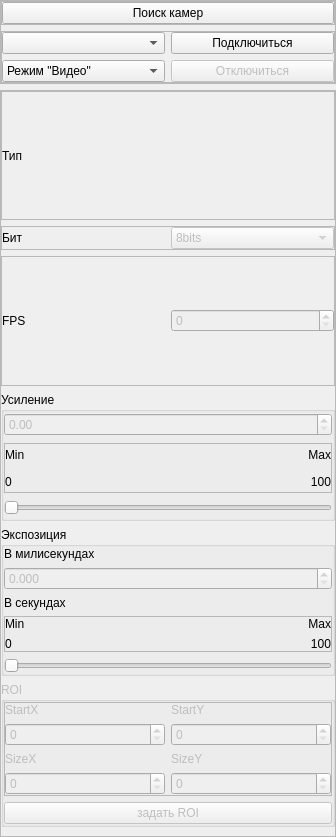
             <widget class="QWidget" name="cameraToolBoxPage">
              <property name="geometry">
               <rect>
                <x>0</x>
                <y>0</y>
                <width>336</width>
                <height>837</height>
               </rect>
              </property>
              <attribute name="label">
               <string>Управление</string>
              </attribute>
              <layout class="QVBoxLayout" name="verticalLayout_4">
               <property name="leftMargin">
                <number>0</number>
               </property>
               <property name="topMargin">
                <number>0</number>
               </property>
               <property name="rightMargin">
                <number>0</number>
               </property>
               <property name="bottomMargin">
                <number>0</number>
               </property>
               <item>
                <widget class="QFrame" name="cameraConnectionFrame">
                 <property name="sizePolicy">
                  <sizepolicy hsizetype="Preferred" vsizetype="Fixed">
                   <horstretch>0</horstretch>
                   <verstretch>0</verstretch>
                  </sizepolicy>
                 </property>
                 <property name="frameShape">
                  <enum>QFrame::StyledPanel</enum>
                 </property>
                 <property name="frameShadow">
                  <enum>QFrame::Raised</enum>
                 </property>
                 <layout class="QVBoxLayout" name="verticalLayout_5">
                  <property name="leftMargin">
                   <number>0</number>
                  </property>
                  <property name="topMargin">
                   <number>0</number>
                  </property>
                  <property name="rightMargin">
                   <number>0</number>
                  </property>
                  <property name="bottomMargin">
                   <number>0</number>
                  </property>
                  <item>
                   <widget class="QFrame" name="findCamerasFrame">
                    <property name="sizePolicy">
                     <sizepolicy hsizetype="Preferred" vsizetype="Fixed">
                      <horstretch>0</horstretch>
                      <verstretch>0</verstretch>
                     </sizepolicy>
                    </property>
                    <property name="frameShape">
                     <enum>QFrame::StyledPanel</enum>
                    </property>
                    <property name="frameShadow">
                     <enum>QFrame::Raised</enum>
                    </property>
                    <layout class="QVBoxLayout" name="verticalLayout_6">
                     <property name="leftMargin">
                      <number>0</number>
                     </property>
                     <property name="topMargin">
                      <number>0</number>
                     </property>
                     <property name="rightMargin">
                      <number>0</number>
                     </property>
                     <property name="bottomMargin">
                      <number>0</number>
                     </property>
                     <item>
                      <widget class="QPushButton" name="findCamerasButton">
                       <property name="text">
                        <string>Поиск камер</string>
                       </property>
                      </widget>
                     </item>
                    </layout>
                   </widget>
                  </item>
                  <item>
                   <widget class="QFrame" name="connectionFrame">
                    <property name="sizePolicy">
                     <sizepolicy hsizetype="Preferred" vsizetype="Fixed">
                      <horstretch>0</horstretch>
                      <verstretch>0</verstretch>
                     </sizepolicy>
                    </property>
                    <property name="frameShape">
                     <enum>QFrame::StyledPanel</enum>
                    </property>
                    <property name="frameShadow">
                     <enum>QFrame::Raised</enum>
                    </property>
                    <layout class="QGridLayout" name="gridLayout">
                     <property name="leftMargin">
                      <number>0</number>
                     </property>
                     <property name="topMargin">
                      <number>0</number>
                     </property>
                     <property name="rightMargin">
                      <number>0</number>
                     </property>
                     <property name="bottomMargin">
                      <number>0</number>
                     </property>
                     <item row="1" column="1">
                      <widget class="QPushButton" name="disconnectCameraButton">
                       <property name="enabled">
                        <bool>false</bool>
                       </property>
                       <property name="text">
                        <string>Отключиться</string>
                       </property>
                      </widget>
                     </item>
                     <item row="0" column="1">
                      <widget class="QPushButton" name="connectCameraButton">
                       <property name="text">
                        <string>Подключиться</string>
                       </property>
                      </widget>
                     </item>
                     <item row="0" column="0">
                      <widget class="QComboBox" name="cameraComboBox"/>
                     </item>
                     <item row="1" column="0">
                      <widget class="QComboBox" name="modeCameraComboBox">
                       <property name="enabled">
                        <bool>true</bool>
                       </property>
                       <property name="currentIndex">
                        <number>1</number>
                       </property>
                       <item>
                        <property name="text">
                         <string>Режим &quot;Фото&quot;</string>
                        </property>
                       </item>
                       <item>
                        <property name="text">
                         <string>Режим &quot;Видео&quot;</string>
                        </property>
                       </item>
                      </widget>
                     </item>
                    </layout>
                   </widget>
                  </item>
                 </layout>
                </widget>
               </item>
               <item>
                <widget class="QFrame" name="cameraControlFrame">
                 <property name="enabled">
                  <bool>true</bool>
                 </property>
                 <property name="sizePolicy">
                  <sizepolicy hsizetype="Preferred" vsizetype="Preferred">
                   <horstretch>0</horstretch>
                   <verstretch>0</verstretch>
                  </sizepolicy>
                 </property>
                 <property name="frameShape">
                  <enum>QFrame::StyledPanel</enum>
                 </property>
                 <property name="frameShadow">
                  <enum>QFrame::Raised</enum>
                 </property>
                 <layout class="QVBoxLayout" name="verticalLayout_8">
                  <property name="leftMargin">
                   <number>0</number>
                  </property>
                  <property name="topMargin">
                   <number>0</number>
                  </property>
                  <property name="rightMargin">
                   <number>0</number>
                  </property>
                  <item>
                   <widget class="QFrame" name="cameraTypeFrame">
                    <property name="frameShape">
                     <enum>QFrame::StyledPanel</enum>
                    </property>
                    <property name="frameShadow">
                     <enum>QFrame::Raised</enum>
                    </property>
                    <layout class="QHBoxLayout" name="horizontalLayout_5">
                     <property name="leftMargin">
                      <number>0</number>
                     </property>
                     <property name="topMargin">
                      <number>0</number>
                     </property>
                     <property name="rightMargin">
                      <number>0</number>
                     </property>
                     <property name="bottomMargin">
                      <number>0</number>
                     </property>
                     <item>
                      <widget class="QLabel" name="cameraTypeLabel">
                       <property name="enabled">
                        <bool>true</bool>
                       </property>
                       <property name="text">
                        <string>Тип</string>
                       </property>
                      </widget>
                     </item>
                     <item>
                      <widget class="QLabel" name="cameraTypeValueLabel">
                       <property name="text">
                        <string/>
                       </property>
                      </widget>
                     </item>
                    </layout>
                   </widget>
                  </item>
                  <item>
                   <widget class="QFrame" name="cameraBitFrame">
                    <property name="sizePolicy">
                     <sizepolicy hsizetype="Preferred" vsizetype="Fixed">
                      <horstretch>0</horstretch>
                      <verstretch>0</verstretch>
                     </sizepolicy>
                    </property>
                    <property name="frameShape">
                     <enum>QFrame::StyledPanel</enum>
                    </property>
                    <property name="frameShadow">
                     <enum>QFrame::Raised</enum>
                    </property>
                    <layout class="QHBoxLayout" name="horizontalLayout_2">
                     <property name="leftMargin">
                      <number>0</number>
                     </property>
                     <property name="topMargin">
                      <number>0</number>
                     </property>
                     <property name="rightMargin">
                      <number>0</number>
                     </property>
                     <property name="bottomMargin">
                      <number>0</number>
                     </property>
                     <item>
                      <widget class="QLabel" name="cameraBitLabel">
                       <property name="text">
                        <string>Бит</string>
                       </property>
                      </widget>
                     </item>
                     <item>
                      <widget class="QComboBox" name="cameraBitComboBox">
                       <property name="enabled">
                        <bool>false</bool>
                       </property>
                       <item>
                        <property name="text">
                         <string>8bits</string>
                        </property>
                       </item>
                       <item>
                        <property name="text">
                         <string>16bits</string>
                        </property>
                       </item>
                      </widget>
                     </item>
                    </layout>
                   </widget>
                  </item>
                  <item>
                   <widget class="QFrame" name="cameraFpsFrame">
                    <property name="frameShape">
                     <enum>QFrame::StyledPanel</enum>
                    </property>
                    <property name="frameShadow">
                     <enum>QFrame::Raised</enum>
                    </property>
                    <layout class="QHBoxLayout" name="horizontalLayout_4">
                     <property name="leftMargin">
                      <number>0</number>
                     </property>
                     <property name="topMargin">
                      <number>0</number>
                     </property>
                     <property name="rightMargin">
                      <number>0</number>
                     </property>
                     <property name="bottomMargin">
                      <number>0</number>
                     </property>
                     <item>
                      <widget class="QLabel" name="cameraFpsLabel">
                       <property name="text">
                        <string>FPS</string>
                       </property>
                      </widget>
                     </item>
                     <item>
                      <widget class="QSpinBox" name="cameraFpsSpinBox">
                       <property name="enabled">
                        <bool>false</bool>
                       </property>
                      </widget>
                     </item>
                    </layout>
                   </widget>
                  </item>
                  <item>
                   <widget class="QGroupBox" name="cameraGainGroupBox">
                    <property name="enabled">
                     <bool>true</bool>
                    </property>
                    <property name="title">
                     <string>Усиление</string>
                    </property>
                    <layout class="QVBoxLayout" name="verticalLayout_7">
                     <property name="leftMargin">
                      <number>0</number>
                     </property>
                     <property name="topMargin">
                      <number>0</number>
                     </property>
                     <property name="rightMargin">
                      <number>0</number>
                     </property>
                     <property name="bottomMargin">
                      <number>0</number>
                     </property>
                     <item>
                      <widget class="QDoubleSpinBox" name="cameraGainDSpinBox">
                       <property name="enabled">
                        <bool>false</bool>
                       </property>
                       <property name="sizePolicy">
                        <sizepolicy hsizetype="Preferred" vsizetype="Fixed">
                         <horstretch>0</horstretch>
                         <verstretch>0</verstretch>
                        </sizepolicy>
                       </property>
                       <property name="decimals">
                        <number>2</number>
                       </property>
                      </widget>
                     </item>
                     <item>
                      <widget class="QFrame" name="cameraGainMinMaxFrame">
                       <property name="enabled">
                        <bool>true</bool>
                       </property>
                       <property name="sizePolicy">
                        <sizepolicy hsizetype="Preferred" vsizetype="Fixed">
                         <horstretch>0</horstretch>
                         <verstretch>0</verstretch>
                        </sizepolicy>
                       </property>
                       <property name="maximumSize">
                        <size>
                         <width>16777215</width>
                         <height>50</height>
                        </size>
                       </property>
                       <property name="frameShape">
                        <enum>QFrame::StyledPanel</enum>
                       </property>
                       <property name="frameShadow">
                        <enum>QFrame::Raised</enum>
                       </property>
                       <layout class="QGridLayout" name="gridLayout_2">
                        <property name="leftMargin">
                         <number>0</number>
                        </property>
                        <property name="topMargin">
                         <number>0</number>
                        </property>
                        <property name="rightMargin">
                         <number>0</number>
                        </property>
                        <property name="bottomMargin">
                         <number>0</number>
                        </property>
                        <item row="4" column="1">
                         <widget class="QLabel" name="cameraGMaxValLabel">
                          <property name="text">
                           <string>100</string>
                          </property>
                          <property name="alignment">
                           <set>Qt::AlignRight|Qt::AlignTrailing|Qt::AlignVCenter</set>
                          </property>
                         </widget>
                        </item>
                        <item row="4" column="0">
                         <widget class="QLabel" name="cameraGMinValLabel">
                          <property name="text">
                           <string>0</string>
                          </property>
                         </widget>
                        </item>
                        <item row="1" column="1">
                         <widget class="QLabel" name="cameraGMaxLabel">
                          <property name="text">
                           <string>Max</string>
                          </property>
                          <property name="alignment">
                           <set>Qt::AlignRight|Qt::AlignTrailing|Qt::AlignVCenter</set>
                          </property>
                         </widget>
                        </item>
                        <item row="1" column="0">
                         <widget class="QLabel" name="cameraGMinLabel">
                          <property name="text">
                           <string>Min</string>
                          </property>
                         </widget>
                        </item>
                       </layout>
                      </widget>
                     </item>
                     <item>
                      <widget class="QSlider" name="cameraGainHSlider">
                       <property name="enabled">
                        <bool>false</bool>
                       </property>
                       <property name="orientation">
                        <enum>Qt::Horizontal</enum>
                       </property>
                      </widget>
                     </item>
                    </layout>
                   </widget>
                  </item>
                  <item>
                   <widget class="QGroupBox" name="cameraExposureGroupBox">
                    <property name="enabled">
                     <bool>true</bool>
                    </property>
                    <property name="title">
                     <string>Экспозиция</string>
                    </property>
                    <layout class="QVBoxLayout" name="verticalLayout_18">
                     <property name="leftMargin">
                      <number>0</number>
                     </property>
                     <property name="topMargin">
                      <number>0</number>
                     </property>
                     <property name="rightMargin">
                      <number>0</number>
                     </property>
                     <property name="bottomMargin">
                      <number>0</number>
                     </property>
                     <item>
                      <widget class="QLabel" name="label_2">
                       <property name="text">
                        <string>В милисекундах</string>
                       </property>
                      </widget>
                     </item>
                     <item>
                      <widget class="QDoubleSpinBox" name="cameraExposureDSpinBox">
                       <property name="enabled">
                        <bool>false</bool>
                       </property>
                       <property name="sizePolicy">
                        <sizepolicy hsizetype="Preferred" vsizetype="Preferred">
                         <horstretch>0</horstretch>
                         <verstretch>0</verstretch>
                        </sizepolicy>
                       </property>
                       <property name="decimals">
                        <number>3</number>
                       </property>
                      </widget>
                     </item>
                     <item>
                      <widget class="QLabel" name="label">
                       <property name="text">
                        <string>В секундах</string>
                       </property>
                      </widget>
                     </item>
                     <item>
                      <widget class="QFrame" name="cameraExpMinMaxFrame">
                       <property name="maximumSize">
                        <size>
                         <width>16777215</width>
                         <height>50</height>
                        </size>
                       </property>
                       <property name="frameShape">
                        <enum>QFrame::StyledPanel</enum>
                       </property>
                       <property name="frameShadow">
                        <enum>QFrame::Raised</enum>
                       </property>
                       <layout class="QGridLayout" name="gridLayout_3">
                        <property name="leftMargin">
                         <number>0</number>
                        </property>
                        <property name="topMargin">
                         <number>0</number>
                        </property>
                        <property name="rightMargin">
                         <number>0</number>
                        </property>
                        <property name="bottomMargin">
                         <number>0</number>
                        </property>
                        <item row="1" column="1">
                         <widget class="QLabel" name="cameraExpMaxValLabel">
                          <property name="text">
                           <string>100</string>
                          </property>
                          <property name="alignment">
                           <set>Qt::AlignRight|Qt::AlignTrailing|Qt::AlignVCenter</set>
                          </property>
                         </widget>
                        </item>
                        <item row="0" column="1">
                         <widget class="QLabel" name="cameraExpMaxLabel">
                          <property name="text">
                           <string>Max</string>
                          </property>
                          <property name="alignment">
                           <set>Qt::AlignRight|Qt::AlignTrailing|Qt::AlignVCenter</set>
                          </property>
                         </widget>
                        </item>
                        <item row="0" column="0">
                         <widget class="QLabel" name="cameraExpMinLabel">
                          <property name="text">
                           <string>Min</string>
                          </property>
                         </widget>
                        </item>
                        <item row="1" column="0">
                         <widget class="QLabel" name="cameraExpMinValLabel">
                          <property name="text">
                           <string>0</string>
                          </property>
                         </widget>
                        </item>
                       </layout>
                      </widget>
                     </item>
                     <item>
                      <widget class="QSlider" name="cameraExposureHSlider">
                       <property name="enabled">
                        <bool>false</bool>
                       </property>
                       <property name="orientation">
                        <enum>Qt::Horizontal</enum>
                       </property>
                      </widget>
                     </item>
                    </layout>
                   </widget>
                  </item>
                  <item>
                   <widget class="QGroupBox" name="cameraRoiGroupBox">
                    <property name="enabled">
                     <bool>false</bool>
                    </property>
                    <property name="title">
                     <string>ROI</string>
                    </property>
                    <layout class="QVBoxLayout" name="verticalLayout_17">
                     <property name="leftMargin">
                      <number>0</number>
                     </property>
                     <property name="topMargin">
                      <number>0</number>
                     </property>
                     <property name="rightMargin">
                      <number>0</number>
                     </property>
                     <property name="bottomMargin">
                      <number>0</number>
                     </property>
                     <item>
                      <widget class="QFrame" name="cameraRoiSettingsFrame">
                       <property name="frameShape">
                        <enum>QFrame::StyledPanel</enum>
                       </property>
                       <property name="frameShadow">
                        <enum>QFrame::Raised</enum>
                       </property>
                       <layout class="QGridLayout" name="gridLayout_7">
                        <property name="leftMargin">
                         <number>0</number>
                        </property>
                        <property name="topMargin">
                         <number>0</number>
                        </property>
                        <property name="rightMargin">
                         <number>0</number>
                        </property>
                        <property name="bottomMargin">
                         <number>0</number>
                        </property>
                        <item row="0" column="1">
                         <widget class="QLabel" name="cameraStartYFrame">
                          <property name="text">
                           <string>StartY</string>
                          </property>
                         </widget>
                        </item>
                        <item row="1" column="0">
                         <widget class="QSpinBox" name="cameraStartXSpinBox"/>
                        </item>
                        <item row="2" column="0">
                         <widget class="QLabel" name="cameraSizeXFrame">
                          <property name="text">
                           <string>SizeX</string>
                          </property>
                         </widget>
                        </item>
                        <item row="0" column="0">
                         <widget class="QLabel" name="cameraStartXFrame">
                          <property name="text">
                           <string>StartX</string>
                          </property>
                         </widget>
                        </item>
                        <item row="1" column="1">
                         <widget class="QSpinBox" name="cameraStartYSpinBox"/>
                        </item>
                        <item row="2" column="1">
                         <widget class="QLabel" name="cameraSizeYFrame">
                          <property name="text">
                           <string>SizeY</string>
                          </property>
                         </widget>
                        </item>
                        <item row="3" column="0">
                         <widget class="QSpinBox" name="cameraSizeXSpinBox"/>
                        </item>
                        <item row="3" column="1">
                         <widget class="QSpinBox" name="cameraSizeYSpinBox"/>
                        </item>
                       </layout>
                      </widget>
                     </item>
                     <item>
                      <widget class="QPushButton" name="cameraSetRoiButton">
                       <property name="text">
                        <string>задать ROI</string>
                       </property>
                      </widget>
                     </item>
                    </layout>
                   </widget>
                  </item>
                 </layout>
                </widget>
               </item>
              </layout>
             </widget>
